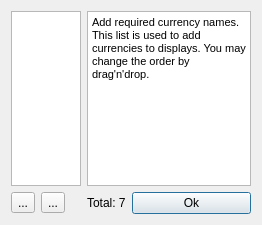
<?xml version="1.0" encoding="UTF-8"?>
<ui version="4.0">
 <class>CurrencyNamesDialog</class>
 <widget class="QDialog" name="CurrencyNamesDialog">
  <property name="geometry">
   <rect>
    <x>0</x>
    <y>0</y>
    <width>262</width>
    <height>225</height>
   </rect>
  </property>
  <property name="minimumSize">
   <size>
    <width>222</width>
    <height>196</height>
   </size>
  </property>
  <property name="acceptDrops">
   <bool>true</bool>
  </property>
  <property name="windowTitle">
   <string>Names</string>
  </property>
  <layout class="QGridLayout" name="gridLayout">
   <item row="0" column="0" colspan="3">
    <widget class="QListView" name="lvCurrencyNames">
     <property name="maximumSize">
      <size>
       <width>120</width>
       <height>16777215</height>
      </size>
     </property>
     <property name="editTriggers">
      <set>QAbstractItemView::AnyKeyPressed|QAbstractItemView::DoubleClicked|QAbstractItemView::EditKeyPressed</set>
     </property>
     <property name="alternatingRowColors">
      <bool>false</bool>
     </property>
     <property name="spacing">
      <number>2</number>
     </property>
     <property name="viewMode">
      <enum>QListView::ListMode</enum>
     </property>
    </widget>
   </item>
   <item row="1" column="0">
    <widget class="QToolButton" name="pbAdd">
     <property name="toolTip">
      <string>Adds a currency</string>
     </property>
     <property name="text">
      <string>...</string>
     </property>
     <property name="icon">
      <iconset resource="../../../application.qrc">
       <normaloff>:/icons/edit_add.png</normaloff>:/icons/edit_add.png</iconset>
     </property>
    </widget>
   </item>
   <item row="1" column="1">
    <widget class="QToolButton" name="pbRemove">
     <property name="toolTip">
      <string>Removes selected currency</string>
     </property>
     <property name="text">
      <string>...</string>
     </property>
     <property name="icon">
      <iconset resource="../../../application.qrc">
       <normaloff>:/icons/edit_remove.png</normaloff>:/icons/edit_remove.png</iconset>
     </property>
    </widget>
   </item>
   <item row="0" column="3" colspan="2">
    <widget class="QTextBrowser" name="textBrowser">
     <property name="html">
      <string>&lt;!DOCTYPE HTML PUBLIC &quot;-//W3C//DTD HTML 4.0//EN&quot; &quot;http://www.w3.org/TR/REC-html40/strict.dtd&quot;&gt;
&lt;html&gt;&lt;head&gt;&lt;meta name=&quot;qrichtext&quot; content=&quot;1&quot; /&gt;&lt;style type=&quot;text/css&quot;&gt;
p, li { white-space: pre-wrap; }
&lt;/style&gt;&lt;/head&gt;&lt;body style=&quot; font-family:'MS Shell Dlg 2'; font-size:8.25pt; font-weight:400; font-style:normal;&quot;&gt;
&lt;p style=&quot; margin-top:0px; margin-bottom:0px; margin-left:0px; margin-right:0px; -qt-block-indent:0; text-indent:0px;&quot;&gt;&lt;span style=&quot; font-size:8pt;&quot;&gt;Add required currency names. This list is used to add currencies to displays. You may change the order by drag'n'drop. &lt;/span&gt;&lt;/p&gt;&lt;/body&gt;&lt;/html&gt;</string>
     </property>
    </widget>
   </item>
   <item row="1" column="4">
    <widget class="QPushButton" name="pushButton">
     <property name="text">
      <string>Ok</string>
     </property>
    </widget>
   </item>
   <item row="1" column="3">
    <widget class="QLabel" name="lbTotal">
     <property name="maximumSize">
      <size>
       <width>79</width>
       <height>25</height>
      </size>
     </property>
     <property name="text">
      <string>Total: 7</string>
     </property>
    </widget>
   </item>
   <item row="1" column="2">
    <spacer name="horizontalSpacer">
     <property name="orientation">
      <enum>Qt::Horizontal</enum>
     </property>
     <property name="sizeHint" stdset="0">
      <size>
       <width>40</width>
       <height>20</height>
      </size>
     </property>
    </spacer>
   </item>
  </layout>
 </widget>
 <resources>
  <include location="../../../application.qrc"/>
 </resources>
 <connections>
  <connection>
   <sender>pushButton</sender>
   <signal>clicked()</signal>
   <receiver>CurrencyNamesDialog</receiver>
   <slot>accept()</slot>
   <hints>
    <hint type="sourcelabel">
     <x>172</x>
     <y>168</y>
    </hint>
    <hint type="destinationlabel">
     <x>103</x>
     <y>159</y>
    </hint>
   </hints>
  </connection>
 </connections>
</ui>
